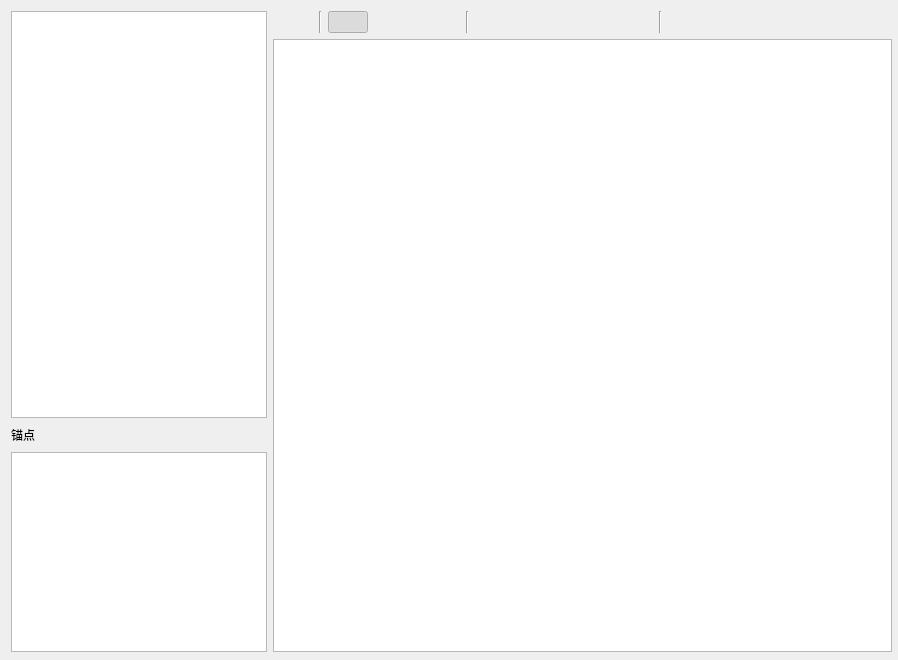
<?xml version="1.0" encoding="UTF-8"?>
<ui version="4.0">
 <class>SpriteImageEditWindow</class>
 <widget class="QWidget" name="SpriteImageEditWindow">
  <property name="geometry">
   <rect>
    <x>0</x>
    <y>0</y>
    <width>898</width>
    <height>660</height>
   </rect>
  </property>
  <property name="minimumSize">
   <size>
    <width>800</width>
    <height>600</height>
   </size>
  </property>
  <property name="windowTitle">
   <string>动画帧编辑</string>
  </property>
  <property name="windowIcon">
   <iconset resource="orion2.qrc">
    <normaloff>:/images/unique32.png</normaloff>:/images/unique32.png</iconset>
  </property>
  <widget class="QWidget" name="layoutWidget">
   <property name="geometry">
    <rect>
     <x>11</x>
     <y>11</y>
     <width>881</width>
     <height>641</height>
    </rect>
   </property>
   <layout class="QHBoxLayout" name="rootlayout" stretch="0,1">
    <item>
     <layout class="QVBoxLayout" name="verticalLayout" stretch="1,0,0">
      <property name="sizeConstraint">
       <enum>QLayout::SetDefaultConstraint</enum>
      </property>
      <item>
       <widget class="QListWidget" name="listWidget">
        <property name="minimumSize">
         <size>
          <width>0</width>
          <height>0</height>
         </size>
        </property>
        <property name="maximumSize">
         <size>
          <width>16777215</width>
          <height>16777215</height>
         </size>
        </property>
        <property name="iconSize">
         <size>
          <width>64</width>
          <height>64</height>
         </size>
        </property>
       </widget>
      </item>
      <item>
       <layout class="QHBoxLayout" name="horizontalLayout">
        <property name="spacing">
         <number>0</number>
        </property>
        <item>
         <widget class="QLabel" name="label">
          <property name="text">
           <string>锚点</string>
          </property>
         </widget>
        </item>
        <item>
         <widget class="QPushButton" name="addpushButton">
          <property name="text">
           <string/>
          </property>
          <property name="icon">
           <iconset resource="orion2.qrc">
            <normaloff>:/images/add.png</normaloff>:/images/add.png</iconset>
          </property>
          <property name="flat">
           <bool>true</bool>
          </property>
         </widget>
        </item>
        <item>
         <widget class="QPushButton" name="delpushButton">
          <property name="text">
           <string/>
          </property>
          <property name="icon">
           <iconset resource="orion2.qrc">
            <normaloff>:/images/delete.png</normaloff>:/images/delete.png</iconset>
          </property>
          <property name="flat">
           <bool>true</bool>
          </property>
         </widget>
        </item>
        <item>
         <spacer name="horizontalSpacer">
          <property name="orientation">
           <enum>Qt::Horizontal</enum>
          </property>
          <property name="sizeHint" stdset="0">
           <size>
            <width>40</width>
            <height>20</height>
           </size>
          </property>
         </spacer>
        </item>
       </layout>
      </item>
      <item>
       <widget class="QListWidget" name="anchorlistWidget">
        <property name="minimumSize">
         <size>
          <width>200</width>
          <height>200</height>
         </size>
        </property>
        <property name="editTriggers">
         <set>QAbstractItemView::EditKeyPressed|QAbstractItemView::SelectedClicked</set>
        </property>
        <property name="iconSize">
         <size>
          <width>24</width>
          <height>24</height>
         </size>
        </property>
       </widget>
      </item>
     </layout>
    </item>
    <item>
     <layout class="QVBoxLayout" name="verticalLayout_2" stretch="0,0">
      <property name="sizeConstraint">
       <enum>QLayout::SetDefaultConstraint</enum>
      </property>
      <item>
       <layout class="QHBoxLayout" name="horizontalLayout_2">
        <item>
         <widget class="QPushButton" name="savepushButton">
          <property name="text">
           <string/>
          </property>
          <property name="icon">
           <iconset resource="orion2.qrc">
            <normaloff>:/images/save.png</normaloff>:/images/save.png</iconset>
          </property>
          <property name="iconSize">
           <size>
            <width>24</width>
            <height>24</height>
           </size>
          </property>
          <property name="flat">
           <bool>true</bool>
          </property>
         </widget>
        </item>
        <item>
         <widget class="Line" name="line_2">
          <property name="orientation">
           <enum>Qt::Vertical</enum>
          </property>
         </widget>
        </item>
        <item>
         <widget class="QPushButton" name="pointerpushButton">
          <property name="text">
           <string/>
          </property>
          <property name="icon">
           <iconset resource="orion2.qrc">
            <normaloff>:/images/translate.png</normaloff>:/images/translate.png</iconset>
          </property>
          <property name="iconSize">
           <size>
            <width>24</width>
            <height>24</height>
           </size>
          </property>
          <property name="checkable">
           <bool>true</bool>
          </property>
          <property name="checked">
           <bool>true</bool>
          </property>
          <property name="autoExclusive">
           <bool>true</bool>
          </property>
          <property name="flat">
           <bool>true</bool>
          </property>
         </widget>
        </item>
        <item>
         <widget class="QPushButton" name="anchorpushButton">
          <property name="text">
           <string/>
          </property>
          <property name="icon">
           <iconset resource="orion2.qrc">
            <normaloff>:/images/anchor.png</normaloff>:/images/anchor.png</iconset>
          </property>
          <property name="iconSize">
           <size>
            <width>24</width>
            <height>24</height>
           </size>
          </property>
          <property name="checkable">
           <bool>true</bool>
          </property>
          <property name="autoExclusive">
           <bool>true</bool>
          </property>
          <property name="flat">
           <bool>true</bool>
          </property>
         </widget>
        </item>
        <item>
         <widget class="QPushButton" name="collisionpushButton">
          <property name="text">
           <string/>
          </property>
          <property name="icon">
           <iconset resource="orion2.qrc">
            <normaloff>:/images/collision.png</normaloff>:/images/collision.png</iconset>
          </property>
          <property name="iconSize">
           <size>
            <width>24</width>
            <height>24</height>
           </size>
          </property>
          <property name="checkable">
           <bool>true</bool>
          </property>
          <property name="autoExclusive">
           <bool>true</bool>
          </property>
          <property name="flat">
           <bool>true</bool>
          </property>
         </widget>
        </item>
        <item>
         <widget class="Line" name="line">
          <property name="orientation">
           <enum>Qt::Vertical</enum>
          </property>
         </widget>
        </item>
        <item>
         <widget class="QPushButton" name="flippushButton">
          <property name="text">
           <string/>
          </property>
          <property name="icon">
           <iconset resource="orion2.qrc">
            <normaloff>:/images/fliph.png</normaloff>:/images/fliph.png</iconset>
          </property>
          <property name="iconSize">
           <size>
            <width>24</width>
            <height>24</height>
           </size>
          </property>
          <property name="checkable">
           <bool>false</bool>
          </property>
          <property name="autoExclusive">
           <bool>false</bool>
          </property>
          <property name="flat">
           <bool>true</bool>
          </property>
         </widget>
        </item>
        <item>
         <widget class="QPushButton" name="revertpushButton">
          <property name="text">
           <string/>
          </property>
          <property name="icon">
           <iconset resource="orion2.qrc">
            <normaloff>:/images/flipv.png</normaloff>:/images/flipv.png</iconset>
          </property>
          <property name="iconSize">
           <size>
            <width>24</width>
            <height>24</height>
           </size>
          </property>
          <property name="checkable">
           <bool>false</bool>
          </property>
          <property name="autoExclusive">
           <bool>false</bool>
          </property>
          <property name="flat">
           <bool>true</bool>
          </property>
         </widget>
        </item>
        <item>
         <widget class="QPushButton" name="ccwpushButton">
          <property name="text">
           <string/>
          </property>
          <property name="icon">
           <iconset resource="orion2.qrc">
            <normaloff>:/images/undo.png</normaloff>:/images/undo.png</iconset>
          </property>
          <property name="iconSize">
           <size>
            <width>24</width>
            <height>24</height>
           </size>
          </property>
          <property name="checkable">
           <bool>false</bool>
          </property>
          <property name="autoExclusive">
           <bool>false</bool>
          </property>
          <property name="flat">
           <bool>true</bool>
          </property>
         </widget>
        </item>
        <item>
         <widget class="QPushButton" name="cwpushButton">
          <property name="text">
           <string/>
          </property>
          <property name="icon">
           <iconset resource="orion2.qrc">
            <normaloff>:/images/redo.png</normaloff>:/images/redo.png</iconset>
          </property>
          <property name="iconSize">
           <size>
            <width>24</width>
            <height>24</height>
           </size>
          </property>
          <property name="checkable">
           <bool>false</bool>
          </property>
          <property name="autoExclusive">
           <bool>false</bool>
          </property>
          <property name="flat">
           <bool>true</bool>
          </property>
         </widget>
        </item>
        <item>
         <widget class="Line" name="line_3">
          <property name="orientation">
           <enum>Qt::Vertical</enum>
          </property>
         </widget>
        </item>
        <item>
         <widget class="QPushButton" name="applypushButton">
          <property name="text">
           <string/>
          </property>
          <property name="icon">
           <iconset resource="orion2.qrc">
            <normaloff>:/images/share.png</normaloff>:/images/share.png</iconset>
          </property>
          <property name="iconSize">
           <size>
            <width>24</width>
            <height>24</height>
           </size>
          </property>
          <property name="flat">
           <bool>true</bool>
          </property>
         </widget>
        </item>
        <item>
         <spacer name="horizontalSpacer_2">
          <property name="orientation">
           <enum>Qt::Horizontal</enum>
          </property>
          <property name="sizeHint" stdset="0">
           <size>
            <width>40</width>
            <height>20</height>
           </size>
          </property>
         </spacer>
        </item>
       </layout>
      </item>
      <item>
       <widget class="ImageView" name="editorView"/>
      </item>
     </layout>
    </item>
   </layout>
  </widget>
 </widget>
 <customwidgets>
  <customwidget>
   <class>ImageView</class>
   <extends>QGraphicsView</extends>
   <header>imageview.h</header>
  </customwidget>
 </customwidgets>
 <resources>
  <include location="orion2.qrc"/>
 </resources>
 <connections/>
</ui>
